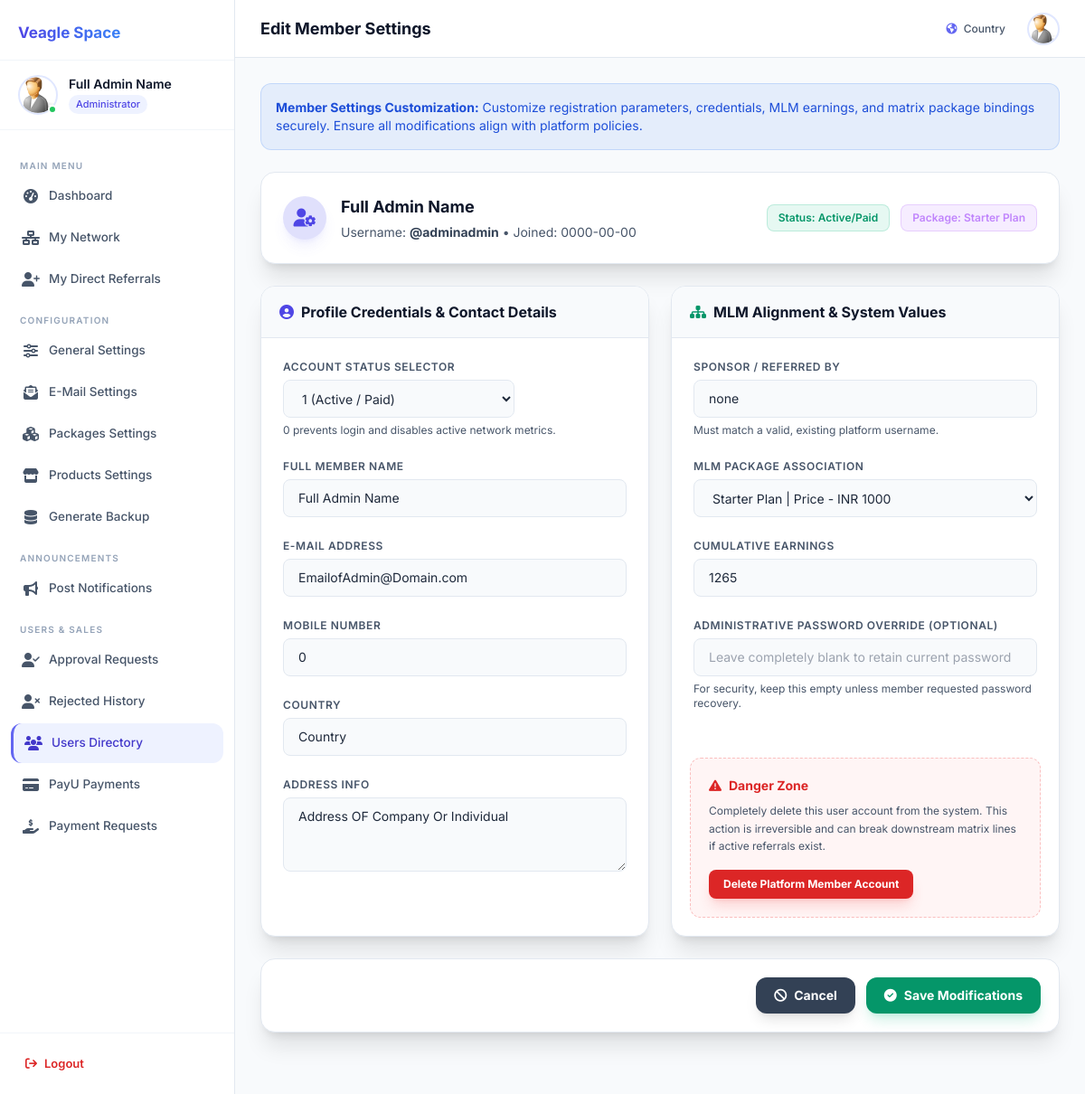
The page /User/admin/updateuser.php?username=adminadmin (signed in) on the database as committed earlier.
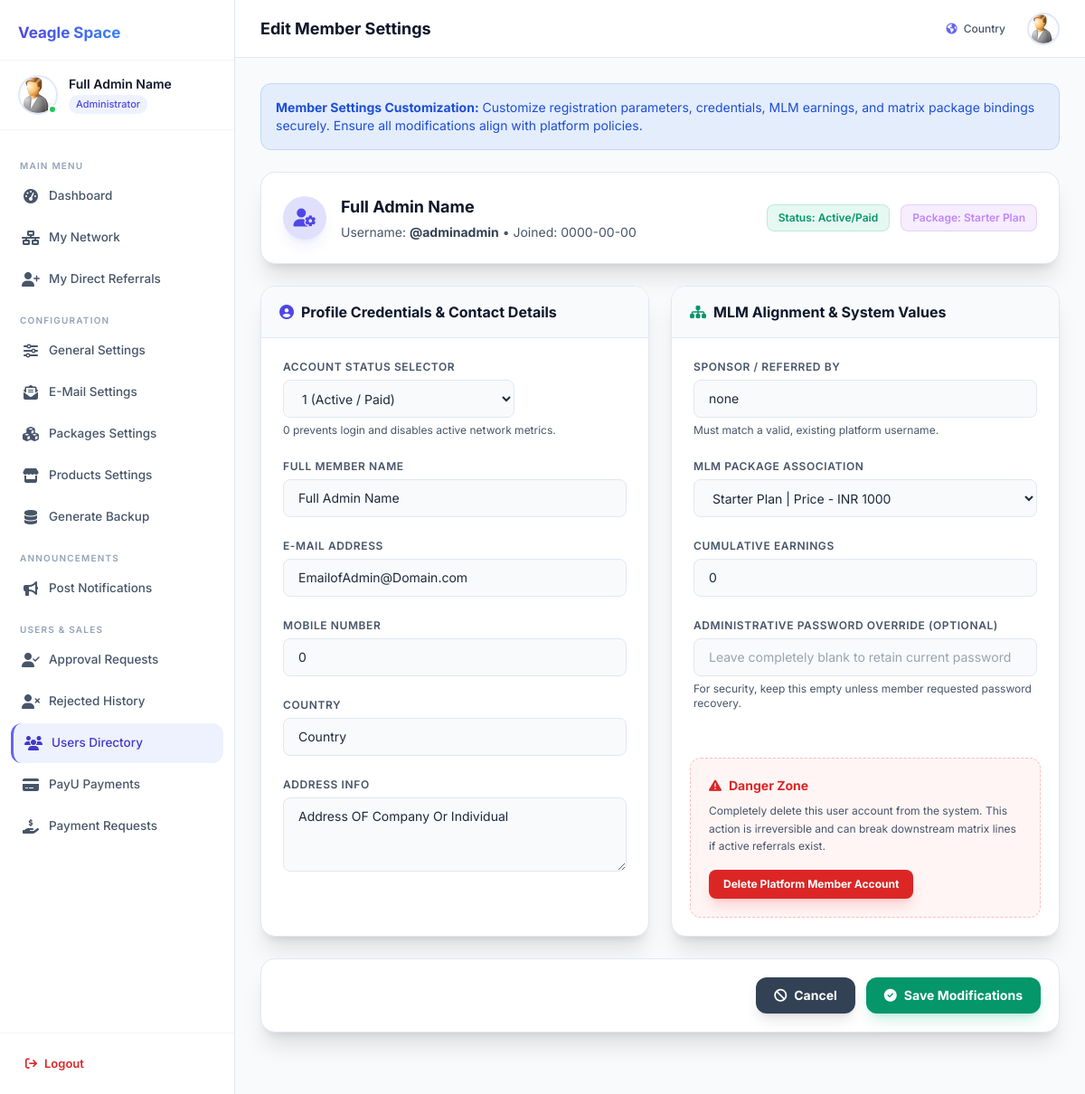
The same page on the database as committed later.
### tables this page shows
CREATE TABLE IF NOT EXISTS `affiliateuser` (
  `Id` int NOT NULL AUTO_INCREMENT,
  `username` varchar(15) NOT NULL,
  `password` text NOT NULL,
  `fname` text NOT NULL,
  `address` text NOT NULL,
  `email` text NOT NULL,
  `referedby` varchar(15) NOT NULL DEFAULT 'none',
  `parent_id` int DEFAULT NULL,
  `position` enum('L','R') DEFAULT NULL,
  `default_leg` enum('L','R','AUTO') NOT NULL DEFAULT 'AUTO',
  `left_count` int NOT NULL DEFAULT '0',
  `right_count` int NOT NULL DEFAULT '0',
  `paid_pairs` int NOT NULL DEFAULT '0',
  `ipaddress` int unsigned NOT NULL,
  `mobile` bigint NOT NULL,
  `active` int NOT NULL,
  `doj` date NOT NULL,
  `country` text NOT NULL,
  `tamount` double NOT NULL DEFAULT '0',
  `payment` varchar(10) NOT NULL,
  `signupcode` text NOT NULL,
  `level` int NOT NULL DEFAULT '2',
  `pcktaken` int NOT NULL DEFAULT '0',
  `launch` int NOT NULL DEFAULT '0',
  `launch_time` datetime DEFAULT NULL,
  `is_binary_qualified` int NOT NULL DEFAULT '0',
  `expiry` date NOT NULL DEFAULT '2199-12-31',
  `bankname` varchar(250) NOT NULL DEFAULT 'Not Available',
  `accountname` varchar(250) NOT NULL DEFAULT 'Not Available',
  `accountno` double NOT NULL DEFAULT '0',
  `accounttype` int NOT NULL DEFAULT '0',
  `ifsccode` varchar(100) NOT NULL DEFAULT 'Not Available',
  `getpayment` int NOT NULL DEFAULT '1',
  `renew` int NOT NULL DEFAULT '0',
  PRIMARY KEY (`username`),
  UNIQUE KEY `Id` (`Id`)
);

CREATE TABLE IF NOT EXISTS `packages` (
  `id` int NOT NULL AUTO_INCREMENT,
  `name` text NOT NULL,
  `price` double NOT NULL DEFAULT '0',
  `currency` text NOT NULL,
  `details` text NOT NULL,
  `tax` double NOT NULL DEFAULT '0',
  `mpay` double NOT NULL DEFAULT '0',
  `sbonus` double DEFAULT '0',
  `cdate` date NOT NULL,
  `active` int NOT NULL DEFAULT '1',
  `level1` double NOT NULL DEFAULT '0',
  `level2` double NOT NULL DEFAULT '0',
  `level3` double NOT NULL DEFAULT '0',
  `level4` double NOT NULL DEFAULT '0',
  `level5` double NOT NULL DEFAULT '0',
  `level6` double NOT NULL DEFAULT '0',
  `level7` double NOT NULL DEFAULT '0',
  `level8` double NOT NULL DEFAULT '0',
  `level9` double NOT NULL DEFAULT '0',
  `level10` double NOT NULL DEFAULT '0',
  `level11` double NOT NULL DEFAULT '0',
  `level12` double NOT NULL DEFAULT '0',
  `level13` double NOT NULL DEFAULT '0',
  `level14` double NOT NULL DEFAULT '0',
  `level15` double NOT NULL DEFAULT '0',
  `level16` double NOT NULL DEFAULT '0',
  `level17` double NOT NULL DEFAULT '0',
  `level18` double NOT NULL DEFAULT '0',
  `level19` double NOT NULL DEFAULT '0',
  `level20` double NOT NULL DEFAULT '0',
  `gateway` int NOT NULL DEFAULT '3',
  `validity` int NOT NULL DEFAULT '0',
  `binary_percent` decimal(5,2) NOT NULL DEFAULT '30.00',
  `sponsor_percent` decimal(5,2) NOT NULL DEFAULT '10.00',
  `capping_status` tinyint(1) NOT NULL DEFAULT '1',
  `capping_limit` int NOT NULL DEFAULT '10',
  PRIMARY KEY (`id`)
);

### User/z_db.php (called while the page is built, shortened)
<?php
function mlmp_pdo_fetch($pdo, $sql, $params = []) {
    $stmt = $pdo->prepare($sql);
    $stmt->execute($params);
    return $stmt->fetch();
}
function mlmp_escape($string) {
    return htmlspecialchars($string ?? '', ENT_QUOTES, 'UTF-8');
}

### User/admin/updateuser.php (the view, shortened to what the rows shown need)
<?php
include_once ("z_db.php");
$toupdate = $_GET['username'] ?? '';
$rowUser = mlmp_pdo_fetch($pdo, "SELECT * FROM affiliateuser WHERE username = ?", [$toupdate]);
if ($rowUser) {
    $username = $rowUser['username'] ?? '';
    $address = $rowUser['address'] ?? '';
    $fname = $rowUser['fname'] ?? '';
    $email = $rowUser['email'] ?? '';
    $mobile = $rowUser['mobile'] ?? '';
    $active = $rowUser['active'] ?? '';
    $doj = $rowUser['doj'] ?? '';
    $country = $rowUser['country'] ?? '';
    $ear = $rowUser['tamount'] ?? 0;
    $ref = $rowUser['referedby'] ?? '';
    $pck = $rowUser['pcktaken'] ?? '';
    if ($active == 1) {
        $status = "Active/Paid";
    } else if ($active == 0) {
        $status = "UnActive/Unpaid";
    } else {
        $status = "Unknown";
    }
    $pckname = '';
    if ($pck !== '') {
        $r = mlmp_pdo_fetch($pdo, "SELECT * FROM packages WHERE id = ?", [$pck]);
        if ($r) {
            $pckname = $r['name'] ?? '';
        }
    }
}
include("layout_header.php");
?>
<div class="bg-white border border-slate-200 shadow-sm rounded-2xl shadow-xl p-6 mb-6">
    <div class="flex flex-wrap items-center justify-between gap-4">
        <div class="flex items-center gap-4">
            <div>
                <h2 class="text-lg font-bold text-slate-900 m-0"><?php echo mlmp_escape($fname); ?></h2>
                <p class="text-sm text-slate-600 m-0 mt-1">Username: <strong class="text-slate-700">@<?php echo mlmp_escape($username); ?></strong> &bull; Joined: <?php echo mlmp_escape($doj); ?></p>
            </div>
        </div>
        <div class="flex gap-3">
            <span class="px-3 py-1.5 rounded-lg text-xs font-semibold border <?php echo ($active == 1) ? 'bg-emerald-500/10 text-emerald-600 border-emerald-500/20' : 'bg-red-500/10 text-red-600 border-red-500/20'; ?>">
                Status: <?php echo $status; ?>
            </span>
            <span class="px-3 py-1.5 rounded-lg text-xs font-semibold bg-purple-500/10 text-purple-400 border border-purple-500/20">
                Package: <?php echo $pckname ? mlmp_escape($pckname) : 'None'; ?>
            </span>
        </div>
    </div>
</div>
<form action="updateusersettings.php" method="post" class="flex flex-col gap-6 mb-10">
    <div class="grid grid-cols-1 lg:grid-cols-2 gap-6">
        <div class="bg-white border border-slate-200 shadow-sm rounded-2xl shadow-xl flex flex-col overflow-hidden">
            <div class="p-6 flex flex-col gap-4">
                <div class="mb-2">
                    <label class="block text-xs font-semibold text-slate-600 uppercase tracking-wider mb-1.5">Account Status Selector</label>
                    <select name="act" class="w-full sm:w-64 bg-slate-50 border border-slate-200 rounded-lg px-4 py-2.5 text-slate-800 text-sm focus:outline-none focus:border-indigo-500 focus:ring-1 focus:ring-indigo-500 transition-all h-[42px]" required>
                        <option value="1" <?php if ($active == 1) echo 'selected'; ?> class="bg-white">1 (Active / Paid)</option>
                    </select>
                    <small class="block mt-1.5 text-xs text-slate-600">0 prevents login and disables active network metrics.</small>
                </div>
                <div class="mb-2">
                    <label class="block text-xs font-semibold text-slate-600 uppercase tracking-wider mb-1.5">Full Member Name</label>
                    <input type="text" value="<?php print mlmp_escape($fname); ?>" class="w-full bg-slate-50 border border-slate-200 rounded-lg px-4 py-2.5 text-slate-800 text-sm focus:outline-none focus:border-indigo-500 focus:ring-1 focus:ring-indigo-500 transition-all" placeholder="Enter full registration name" name="fname" required>
                </div>
                <div class="mb-2">
                    <label class="block text-xs font-semibold text-slate-600 uppercase tracking-wider mb-1.5">E-Mail Address</label>
                    <input type="email" value="<?php print mlmp_escape($email); ?>" class="w-full bg-slate-50 border border-slate-200 rounded-lg px-4 py-2.5 text-slate-800 text-sm focus:outline-none focus:border-indigo-500 focus:ring-1 focus:ring-indigo-500 transition-all" placeholder="member@domain.com" name="email" required>
                </div>
                <div class="mb-2">
                    <label class="block text-xs font-semibold text-slate-600 uppercase tracking-wider mb-1.5">Mobile Number</label>
                    <input type="text" value="<?php print mlmp_escape($mobile); ?>" class="w-full bg-slate-50 border border-slate-200 rounded-lg px-4 py-2.5 text-slate-800 text-sm focus:outline-none focus:border-indigo-500 focus:ring-1 focus:ring-indigo-500 transition-all" placeholder="Enter contact number" name="mobile">
                </div>
                <div class="mb-2">
                    <label class="block text-xs font-semibold text-slate-600 uppercase tracking-wider mb-1.5">Country</label>
                    <input type="text" value="<?php print mlmp_escape($country); ?>" class="w-full bg-slate-50 border border-slate-200 rounded-lg px-4 py-2.5 text-slate-800 text-sm focus:outline-none focus:border-indigo-500 focus:ring-1 focus:ring-indigo-500 transition-all" placeholder="Enter registration country" name="country">
                </div>
                <div class="mb-2">
                    <label class="block text-xs font-semibold text-slate-600 uppercase tracking-wider mb-1.5">Address Info</label>
                    <textarea class="w-full bg-slate-50 border border-slate-200 rounded-lg px-4 py-2.5 text-slate-800 text-sm focus:outline-none focus:border-indigo-500 focus:ring-1 focus:ring-indigo-500 transition-all resize-y" placeholder="Enter primary residential address" name="address" rows="3"><?php print mlmp_escape($address); ?></textarea>
                </div>
            </div>
        </div>
        <div class="bg-white border border-slate-200 shadow-sm rounded-2xl shadow-xl flex flex-col overflow-hidden justify-between">
            <div>
                <div class="p-6 flex flex-col gap-4">
                    <div class="mb-2">
                        <label class="block text-xs font-semibold text-slate-600 uppercase tracking-wider mb-1.5">Sponsor / Referred By</label>
                        <input type="text" value="<?php print mlmp_escape($ref); ?>" class="w-full bg-slate-50 border border-slate-200 rounded-lg px-4 py-2.5 text-slate-800 text-sm focus:outline-none focus:border-indigo-500 focus:ring-1 focus:ring-indigo-500 transition-all" placeholder="Enter sponsor username" name="refer" required>
                        <small class="block mt-1.5 text-xs text-slate-600">Must match a valid, existing platform username.</small>
                    </div>
                    <div class="mb-2">
                        <label class="block text-xs font-semibold text-slate-600 uppercase tracking-wider mb-1.5">Cumulative Earnings</label>
                        <input type="number" step="0.01" value="<?php print mlmp_escape($ear); ?>" class="w-full bg-slate-50 border border-slate-200 rounded-lg px-4 py-2.5 text-slate-800 text-sm focus:outline-none focus:border-indigo-500 focus:ring-1 focus:ring-indigo-500 transition-all" placeholder="0.00" name="earnings" required>
                    </div>
                </div>
            </div>
        </div>
    </div>
</form>
<?php
include("layout_footer.php");
?>

### User/admin/layout_header.php (shortened to what the rows shown need)
<?php
$_layout_admin = mlmp_pdo_fetch($pdo, "SELECT fname, country FROM affiliateuser WHERE username = ?", [$_SESSION['adminidusername']]);
$_layout_fname    = $_layout_admin['fname'] ?? 'Administrator';
$_layout_country  = $_layout_admin['country'] ?? '';
?>
<!DOCTYPE html>
<html lang="en">
<head>
<link rel="stylesheet" href="https://cdnjs.cloudflare.com/ajax/libs/font-awesome/6.5.0/css/all.min.css"/>
<script src="https://cdn.tailwindcss.com"></script>
</head>
<body class="font-['Inter'] bg-slate-50 text-slate-800 min-h-screen overflow-x-hidden selection:bg-indigo-500/30">
<div class="flex min-h-screen">
  <aside id="dashSidebar" class="w-[260px] bg-white border-r border-slate-200 flex flex-col fixed inset-y-0 left-0 z-50 transform -translate-x-full lg:translate-x-0 transition-transform duration-300 ease-in-out shadow-2xl lg:shadow-none">
    <div class="px-5 py-4 flex items-center gap-3 border-b border-slate-100">
      <div class="flex flex-col">
        <div class="text-sm font-semibold text-slate-900 leading-tight"><?php echo mlmp_escape($_layout_fname); ?></div>
        <div class="text-[11px] text-indigo-600 font-medium bg-indigo-50 px-2 py-0.5 rounded-full inline-block mt-1 w-max">
          Administrator
        </div>
      </div>
    </div>
  </aside>
  <div class="flex-1 flex flex-col lg:ml-[260px] min-h-screen bg-slate-50 transition-all duration-300 w-full lg:w-[calc(100%-260px)] min-w-0 relative">
    <header class="h-16 bg-white/90 backdrop-blur-md border-b border-slate-200 flex items-center justify-between px-4 sm:px-7 sticky top-0 z-30">
      <div class="flex items-center gap-4">
        <span class="hidden sm:inline-block text-[12px] text-slate-600 font-medium mr-2">
          <i class="fa-solid fa-earth-americas text-indigo-500 mr-1"></i> <?php echo mlmp_escape($_layout_country); ?>
        </span>
        <a href="profile.php">
          <img class="w-9 h-9 rounded-full border-2 border-indigo-100 object-cover cursor-pointer hover:opacity-90 transition-opacity" src="images/a0.jpg" alt="Avatar"
               onerror="this.src='https://ui-avatars.com/api/?name=<?php echo urlencode($_layout_fname); ?>&background=6366f1&color=fff'">
        </a>
      </div>
    </header>
    <main class="flex-1 p-4 sm:p-7 min-w-0">

Rows that differ between the two databases and show on the page:
changed affiliateuser "Full Admin Name": earnings "1265" → "0"
